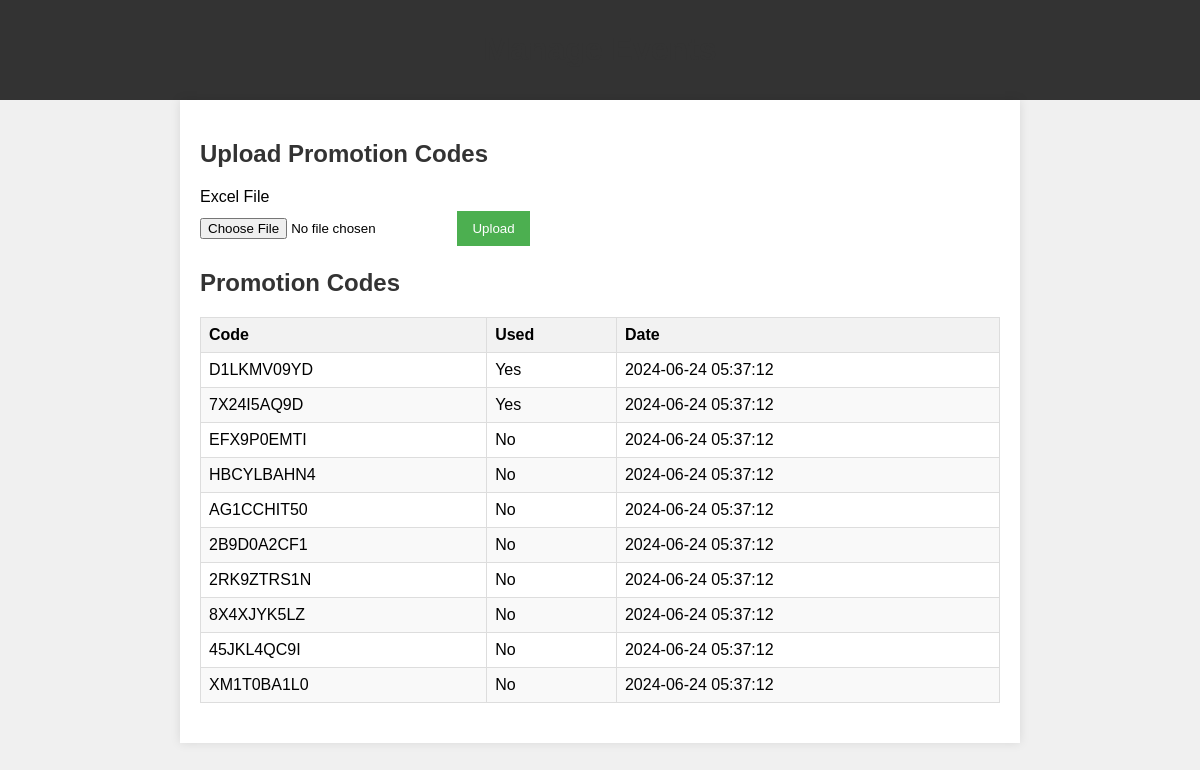
Page /admin/manage_events (signed in) on the committed database.
### app/models/promotion_code.py (models this page shows)
class PromotionCode(db.Model):
    __tablename__ = 'promotion_code'
    id = db.Column(db.Integer, primary_key=True)
    code = db.Column(db.String(50), unique=True, nullable=False)
    used = db.Column(db.Boolean, default=False)
    user_id = db.Column(db.Integer, db.ForeignKey('user.id'), nullable=True)
    timestamp = db.Column(db.DateTime, default=datetime.utcnow)  # Thêm trường timestamp

### app/routes/admin.py (the view, shortened to what this page needs)
@admin_bp.route('/admin/manage_events', methods=['GET', 'POST'])
@login_required
def manage_events():
    if current_user.role != 'superadmin':
        flash('You do not have permission to access this page.', 'danger')
        return redirect(url_for('home.home'))
    form = UploadForm()
    promotion_codes = PromotionCode.query.all()
    return render_template('manage_events.html', form=form, promotion_codes=promotion_codes)

### app/forms.py
class UploadForm(FlaskForm):
    file = FileField('Excel File', validators=[DataRequired()])
    submit = SubmitField('Upload')

### templates/manage_events.html (shortened to what this page needs)
<!DOCTYPE html>
<html lang="en">
<head>
    <link rel="stylesheet" href="{{ url_for('static', filename='Style/manage_events.css') }}">
</head>
<body>
    <header>
        <h1>Manage Events</h1>
    </header>
    <main>
        <section>
            <h2>Upload Promotion Codes</h2>
            <form method="POST" enctype="multipart/form-data">
                {{ form.file.label }} {{ form.file() }}
                <button type="submit">Upload</button>
            </form>
        </section>
        <section>
            <h2>Promotion Codes</h2>
            <table>
                <thead>
                    <tr>
                        <th>Code</th>
                        <th>Used</th>
                        <th>Date</th>
                    </tr>
                </thead>
                <tbody>
                    {% for code in promotion_codes %}
                    <tr>
                        <td>{{ code.code }}</td>
                        <td>{{ 'Yes' if code.used else 'No' }}</td>
                        <td>{{ code.timestamp.strftime('%Y-%m-%d %H:%M:%S') }}</td>
                    </tr>
                    {% endfor %}
                </tbody>
            </table>
        </section>
    </main>
</body>
</html>

### static/Style/manage_events.css (style rules this page uses)
body { font-family: Arial, sans-serif; margin: 0; padding: 0; background-color: #f0f0f0; }
header { background-color: #333; color: white; padding: 10px 0; text-align: center; }
main { padding: 20px; max-width: 800px; margin: 0 auto; background-color: white; box-shadow: 0 0 10px rgba(0, 0, 0, 0.1); }
h1, h2 { color: #333; }
form { margin-bottom: 20px; }
form label { display: block; margin-bottom: 5px; }
form input[type="file"] { margin-bottom: 10px; }
form button { background-color: #4CAF50; color: white; border: none; padding: 10px 15px; cursor: pointer; }
table { width: 100%; border-collapse: collapse; margin-bottom: 20px; }
table, th, td { border: 1px solid #ddd; }
th, td { padding: 8px; text-align: left; }
th { background-color: #f2f2f2; }
tr:nth-child(even) { background-color: #f9f9f9; }

### rows in the picture
PromotionCode: code "D1LKMV09YD", used "Yes", timestamp "2024-06-24 05:37:12"
PromotionCode: code "7X24I5AQ9D", used "Yes", timestamp "2024-06-24 05:37:12"
PromotionCode: code "EFX9P0EMTI", used "No", timestamp "2024-06-24 05:37:12"
PromotionCode: code "HBCYLBAHN4", used "No", timestamp "2024-06-24 05:37:12"
PromotionCode: code "AG1CCHIT50", used "No", timestamp "2024-06-24 05:37:12"
PromotionCode: code "2B9D0A2CF1", used "No", timestamp "2024-06-24 05:37:12"
PromotionCode: code "2RK9ZTRS1N", used "No", timestamp "2024-06-24 05:37:12"
PromotionCode: code "8X4XJYK5LZ", used "No", timestamp "2024-06-24 05:37:12"
PromotionCode: code "45JKL4QC9I", used "No", timestamp "2024-06-24 05:37:12"
PromotionCode: code "XM1T0BA1L0", used "No", timestamp "2024-06-24 05:37:12"
